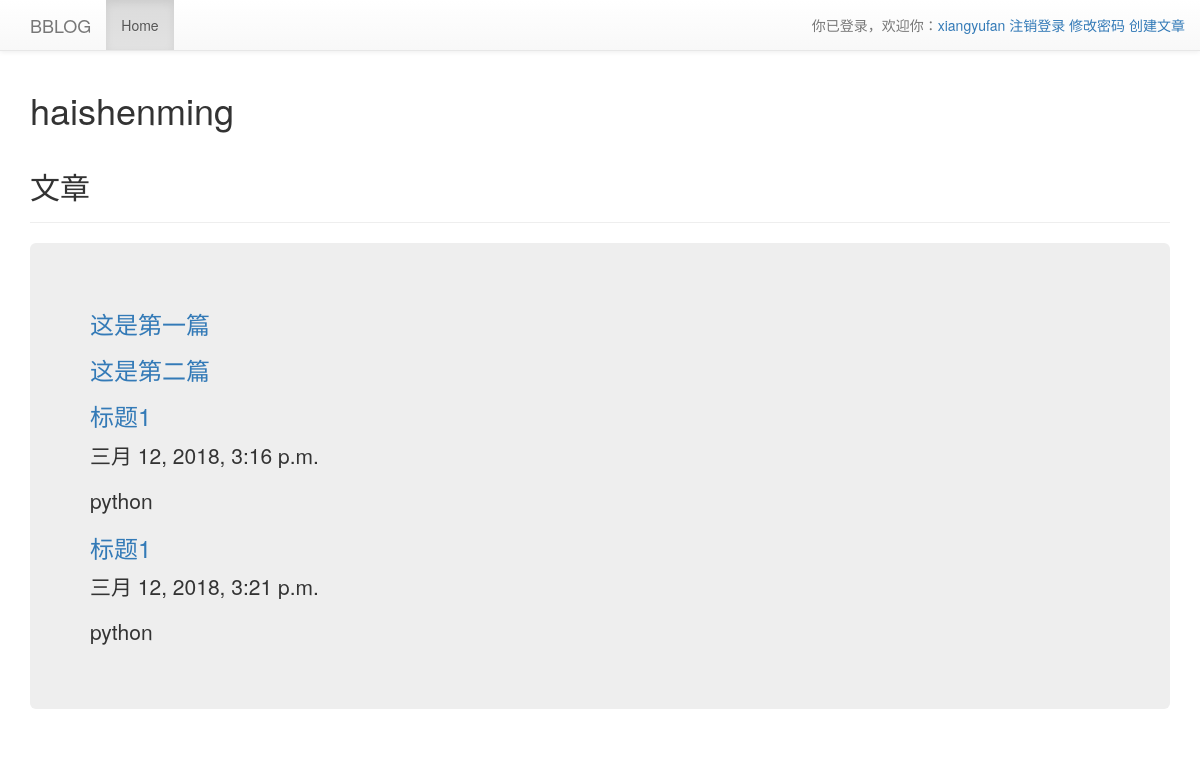
/users/haishenming/home/ (signed in), run on an earlier commit of the app's database.
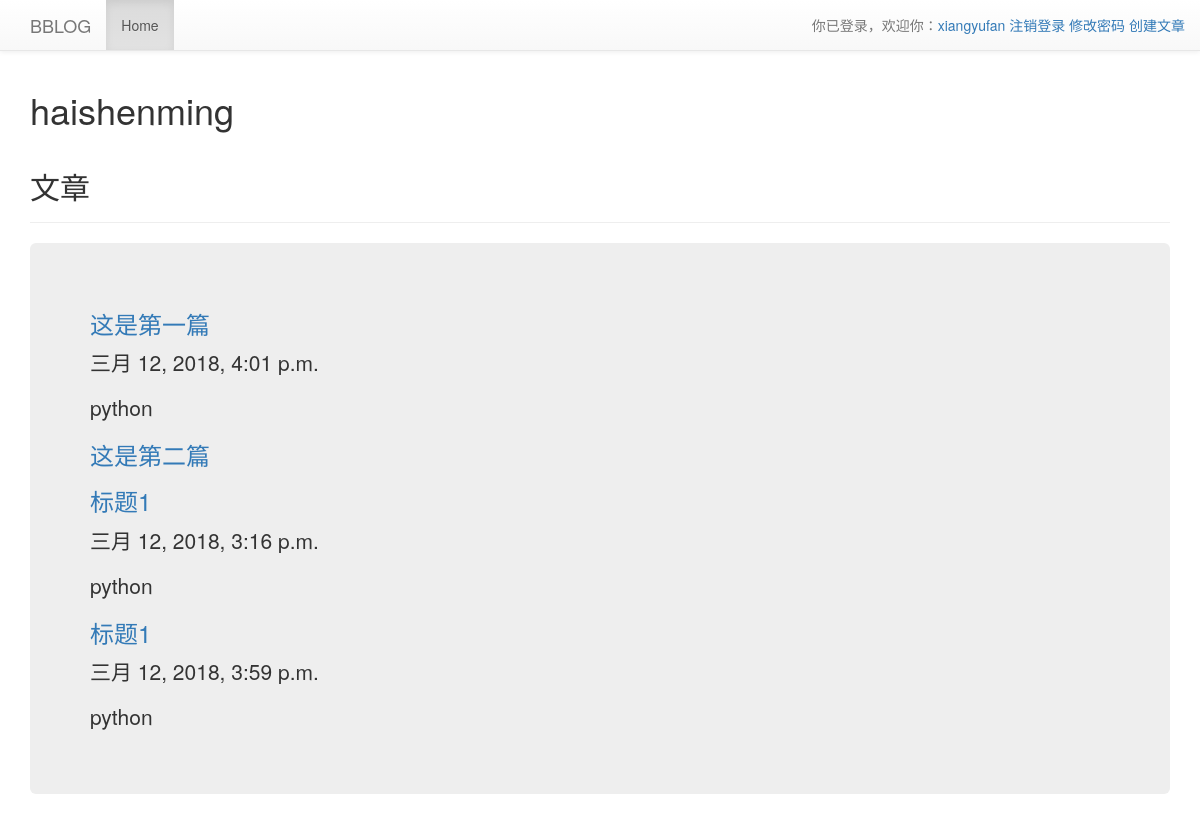
And on a later commit of the database.
### app_article/models.py (models this page shows, shortened)
class Article(models.Model):
    id = models.IntegerField(primary_key=True)
    title = models.CharField(verbose_name="标题", max_length=128,
                             null=False)
    content = models.TextField(verbose_name="内容", null=False)
    author = models.ForeignKey(verbose_name="作者", to='app_users.User',
                               on_delete=models.CASCADE)  # 文章作者
    tags = models.ManyToManyField(verbose_name="标签", to='Tag')
    category = models.ForeignKey(verbose_name="类别", to="Category",
                                 on_delete=models.SET_NULL, null=True,
                                 limit_choices_to={})
    created_time = models.DateTimeField(verbose_name="创建时间", null=False,
                                        auto_now_add=True)
    updated_time = models.DateTimeField(verbose_name="修改时间",
                                        null=True, auto_now=True)

class Category(models.Model):
    id = models.IntegerField(primary_key=True)
    user = models.ForeignKey(verbose_name="作者", to='app_users.User',
                             on_delete=models.CASCADE)
    word = models.CharField(max_length=64, null=False, default="")
    created_time = models.DateTimeField(verbose_name="创建时间", null=False,
                                        auto_now=True)
    def __str__(self):
        return self.word

### app_users/views.py (the view)
# urls.py: 2. Add a URL to urlpatterns:  path('', views.home, name='home')
@login_required
def home(requests, username=None):
    this_user = User.objects.filter(username=username).first()  # 用户信息
    articles = Article.objects.filter(author__username=username)    # 用户文章信息
    return render(requests, 'users/home.html',
                  {"this_user": this_user,
                   "articles": articles})

### templates/users/home.html (shortened to what this page needs)
{% extends 'base.html' %}
{% load static %}
{% block content %}
    <div class="container" id="userInfo">
        <h1>{{ this_user.username }}</h1>
        <div id="article">
            <div class="page-header">
                <h2>文章</h2>
            </div>
            <div class="jumbotron">
                {% for article in articles %}
                    <div>
                        <h3>
                            <a href="{% url 'article' article.title %}">{{ article.title }}</a>
                        </h3>
                        {% if article.updated_time %}
                            <p>{{ article.updated_time }}</p>
                        {% endif %}
                        {% if article.category %}
                            <p>{{ article.category }}</p>
                        {% endif %}
                    </div>
                {% endfor %}
            </div>
        </div>
    </div>
{% endblock %}

What changed in the data, as far as the page shows it:
changed Article "这是第一篇": updated_time (not shown) → "三月 12, 2018, 4:01 p.m."; category_id empty → 1 (drawn); category (not shown) → "python"
changed Article (number 4 of 4 on the later page): updated_time "三月 12, 2018, 3:21 p.m." → "三月 12, 2018, 3:59 p.m."
